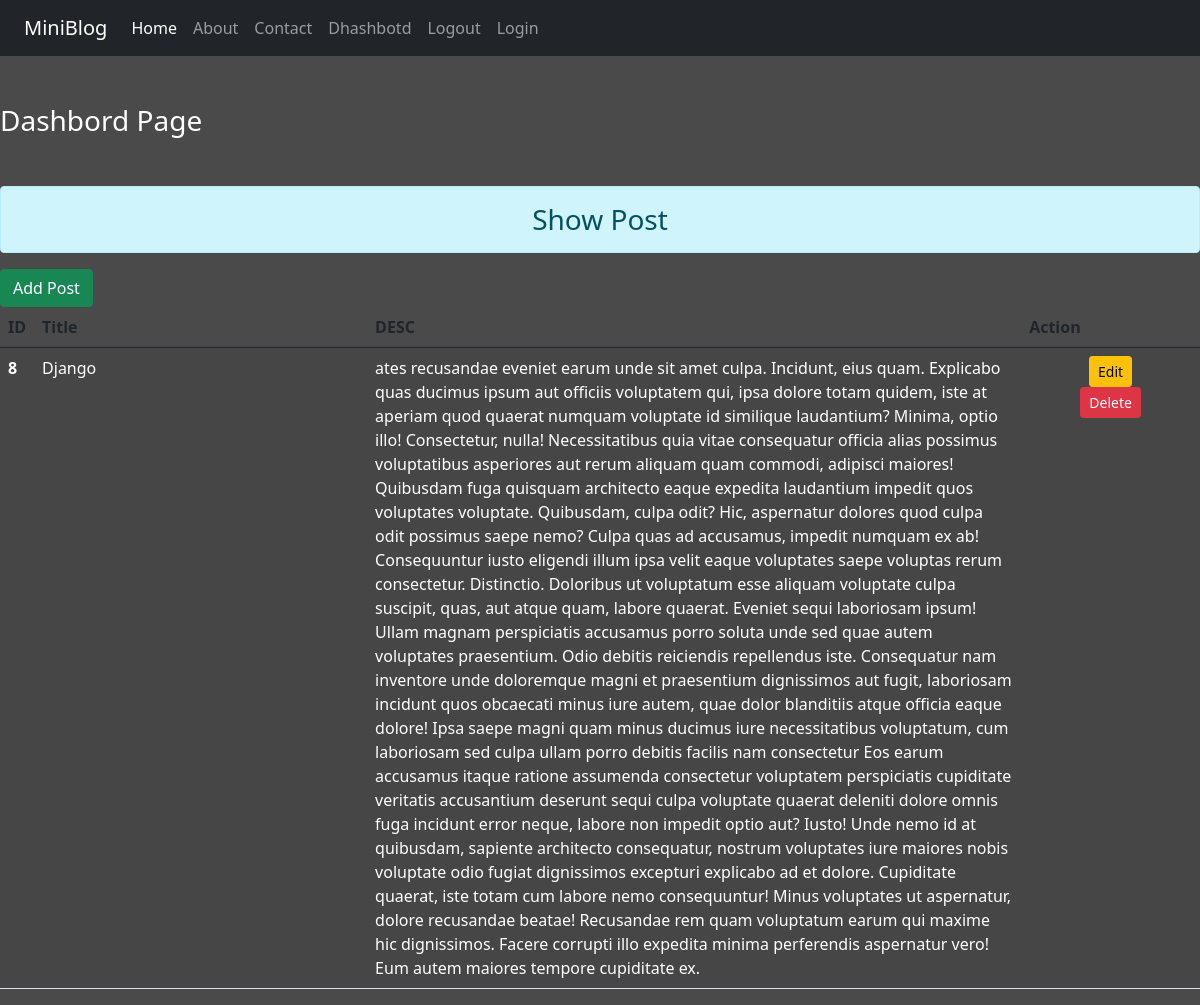
The page /dashbord/ (signed in) on the database its author committed.
### blog/models.py (models this page shows)
class Post(models.Model):
    title = models.CharField(max_length=70)
    desc = models.TextField()

### blog/views.py (the view)
# urls.py: path('dashbord/',views.dashbord,name='dashbord'),
def dashbord(request):
    if request.user.is_authenticated:
        posts = Post.objects.all()
        return render(request,'dashbord.html',{'posts':posts})
    else:
       return HttpResponseRedirect('/login/')

### blog/templates/dashbord.html (shortened to what this page needs)
{% include 'base.html' %}
{% load static %}
{% block content%}
<div class="col-sm-10">
    <h3 class=" text-white my-5">Dashbord Page</h3>
</div>
 <h3 class="text-center alert alert-info mt-3">Show Post</h3>
 <a href="{% url 'addpost' %}" class="btn btn-success">Add Post</a>
{% if posts %}
<table class="table table table-striped table-hover ">
    <thead>
      <tr>
        <th scope="col" style="width: 2%;">ID</th>
        <th scope="col" style="width: 28%;">Title</th>
        <th scope="col" style="width: 55%;">DESC</th>
        <th scope="col" style="width: 15%;">Action</th>
      </tr>
    </thead>
    <tbody>
    {% for post in posts %}
      <tr class="text-white">
        <th scope="row">{{post.id}}</th>
        <td>{{post.title}}</td>
        <td>{{post.desc}}</td>
        <td class="text-center"><a href="{% url 'update' post.id %}" class="btn btn-warning btn-sm">Edit</a>
          {% if perms.blog.delete_post %}
        <form action="{% url 'delete' post.id %}" method="post">
            <input type="submit" class="btn btn-danger btn-sm" value="Delete">
        </form>
        {% endif %}
        </td>
      </tr>
      {% endfor %}
    </tbody>
  </table>
{% endif %}
{% endblock content %}

### blog/static/css/style.css (style rules this page uses)
body { background-color: rgb(75, 74, 74); color: antiquewhite; }

### rows shown on the page
Post: id "8", title "Django", desc "ates recusandae eveniet earum unde sit amet culpa. Incidunt, eius quam. Explicabo quas ducimus ipsum aut officiis voluptatem qui, ipsa dolore totam quidem, iste at aperiam quod quaerat numquam voluptate id similique laudantium? Minima, optio illo! Consectetur, nulla! Necessitatibus quia vitae consequatur officia alias possimus voluptatibus asperiores aut rerum aliquam quam commodi, adipisci maiores! Quibusdam fuga quisquam architecto eaque expedita laudantium impedit quos voluptates voluptate. Quibusdam, culpa odit? Hic, aspernatur dolores quod culpa odit possimus saepe nemo? Culpa quas ad accusamus, impedit numquam ex ab! Consequuntur iusto eligendi illum ipsa velit eaque voluptates saepe…"
